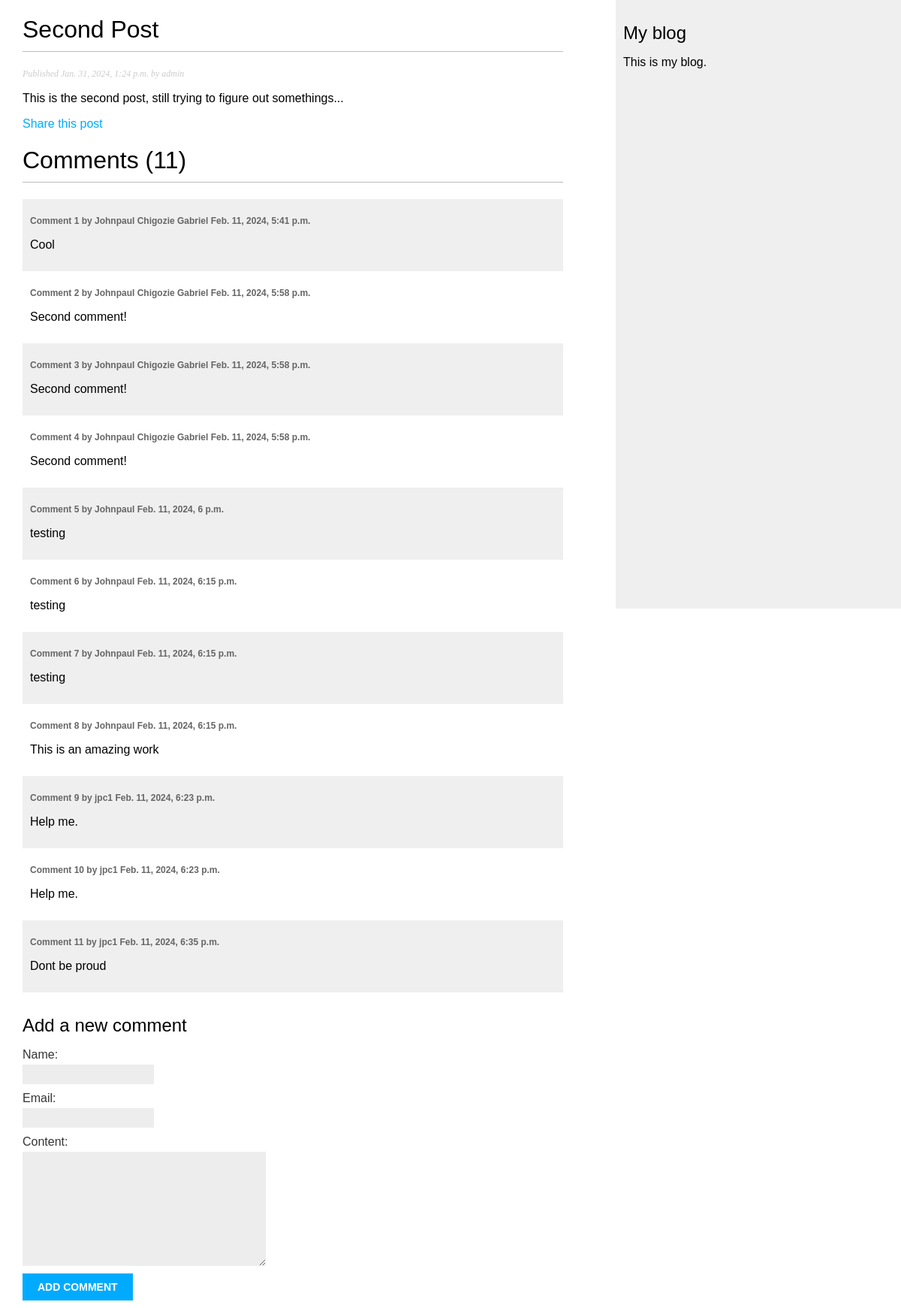
Screenshot of /blog/2024/1/31/second-post/ with the database file from the repository.
### blog/models.py (models this page shows, shortened)
class Post(models.Model):
    STATUS = (("draft", "Draft"), ("published", "Published"))
    title = models.CharField(max_length=250)
    slug = models.SlugField(max_length=250, unique_for_date = 'publish')
    author = models.ForeignKey(
        User, on_delete=models.CASCADE, related_name="blog_posts"
    )
    content = models.TextField()
    publish = models.DateTimeField(default=timezone.now)
    created = models.DateTimeField(auto_now_add=True)
    updated = models.DateTimeField(auto_now=True)
    status = models.CharField(max_length=20, choices=STATUS, default="draft")
    objects = models.Manager()  # default manager
    published = PublishedManager()  # Custum manager
    class Meta:
        ordering = ["-publish"]
        indexes = (models.Index(fields=["-publish"]),)
    def __str__(self):
        return self.title

class Comment(models.Model):
    post = models.ForeignKey(Post, on_delete = models.CASCADE) #by Default -> related_name = comment_set
    name = models.CharField(max_length = 40)
    email = models.EmailField()
    content = models.TextField()
    created = models.DateTimeField(auto_now_add = True)
    updated = models.DateTimeField(auto_now = True)
    active = models.BooleanField(default = True)
    class Meta:
        ordering = ['created']
        indexes = (models.Index(fields=['created']),)
    def __str__(self):
        return f"comment by {self.name} on {self.post}"

### blog/views.py (the view)
class PostDetailView(DetailView):
    model = Post
    template_name = 'post-detail.html'
    context_object_name = 'post'
    queryset = Post.published.all()
    def get_object(self):
        year = self.kwargs.get('year')
        month = self.kwargs.get('month')
        day = self.kwargs.get('day')
        slug = self.kwargs.get('post')
        post = get_object_or_404(
            self.get_queryset(),
            publish__year=year,
            publish__month=month,
            publish__day=day,
            slug=slug
        )
        return post
    def get_context_data(self, **kwargs: Any):
        context = super().get_context_data(**kwargs)
        context['comments'] = self.get_object().comment_set.filter(active=True)
        context['form'] = CommentForm()
        print(context)
        return context

### blog/forms.py
class CommentForm(forms.ModelForm):
    class Meta:
        model = models.Comment
        fields = ['name', 'email','content']

### blog/templates/post-detail.html (shortened to what this page needs)
{% extends "base.html" %}
{% block content %}
<h1>{{ post.title }}</h1>
<p class="date">
Published {{ post.publish }} by {{ post.author }}
</p>
{{ post.content|linebreaks }}
<p><a href="{% url 'blog:post-share' post.id %}">Share this post</a></p>
<h1>Comment{{comments.count|pluralize}} ({{comments.count}})</h1>
{% for comment in comments %}
<div class="comment">
    <p class="info">
        Comment {{ forloop.counter }} by {{ comment.name }}
        {{ comment.created }}
        </p>
        {{ comment.content|linebreaks }}
        </div>
        {% empty %}
        <p><b><i>There are no comments.</i></b></p>
        {% endfor %}
        {% include "includes/comment_form.html" %}
{% endblock %}

### blog/templates/base.html (shortened to what this page needs)
{% load static %}
<!DOCTYPE html>
<html lang="en">
  <head>
    <link href="{% static "css/blog.css" %}" rel="stylesheet">
  </head>
  <body>
    <main style="min-height: 100vh;">
      <div id="content">{% block content %} {% endblock %}</div>
      <div id="sidebar" style=" padding-top: 0; min-height: 100vh;">
        <h2>My blog</h2>
        <p>This is my blog.</p>
      </div>
    </main>
  </body>
</html>

### blog/templates/includes/comment_form.html (shortened to what this page needs)
<h2>Add a new comment</h2>
<form action="{% url "blog:post_comment" post.id %}" method="post">
{{ form.as_p }}
<p><input type="submit" value="Add comment"></p>
</form>

### blog/static/css/blog.css (style rules this page uses)
body { margin:0; padding:0; font-family:helvetica, sans-serif; }
a { color:#00abff; text-decoration:none; }
h1 { font-weight:normal; border-bottom:1px solid #bbb; padding:0 0 10px 0; }
h2 { font-weight:normal; margin:30px 0 0; }
#content { float:left; width:60%; padding:0 0 0 30px; }
#sidebar { float:right; width:30%; padding:10px; background:#efefef; height:100%; }
p.date { color:#ccc; font-family: georgia, serif; font-size: 12px; font-style: italic; }
label { float:left; clear:both; color:#333; margin-bottom:4px; }
input, textarea { clear:both; float:left; margin:0 0 10px; background:#ededed; border:0; padding:6px 10px; font-size:12px; }
input[type=submit] { font-weight:bold; background:#00abff; color:#fff; padding:10px 20px; font-size:14px; text-transform:uppercase; }
.comment { padding:10px; }
.comment:nth-child(even) { background:#efefef; }
.comment .info { font-weight:bold; font-size:12px; color:#666; }

### rows the page displays
Post: title "Second Post", publish "Jan. 31, 2024, 1:24 p.m.", author "admin", content "This is the second post, still trying to figure out somethings..."
Comment: name "Johnpaul Chigozie Gabriel", created "Feb. 11, 2024, 5:41 p.m.", content "Cool"
Comment: name "Johnpaul Chigozie Gabriel", created "Feb. 11, 2024, 5:58 p.m.", content "Second comment!"
Comment: name "Johnpaul Chigozie Gabriel", created "Feb. 11, 2024, 5:58 p.m.", content "Second comment!"
Comment: name "Johnpaul Chigozie Gabriel", created "Feb. 11, 2024, 5:58 p.m.", content "Second comment!"
Comment: name "Johnpaul", created "Feb. 11, 2024, 6 p.m.", content "testing"
Comment: name "Johnpaul", created "Feb. 11, 2024, 6:15 p.m.", content "testing"
Comment: name "Johnpaul", created "Feb. 11, 2024, 6:15 p.m.", content "testing"
Comment: name "Johnpaul", created "Feb. 11, 2024, 6:15 p.m.", content "This is an amazing work"
Comment: name "jpc1", created "Feb. 11, 2024, 6:23 p.m.", content "Help me."
Comment: name "jpc1", created "Feb. 11, 2024, 6:23 p.m.", content "Help me."
Comment: name "jpc1", created "Feb. 11, 2024, 6:35 p.m.", content "Dont be proud"

### other values shown
{{ comments.count }} "11"
